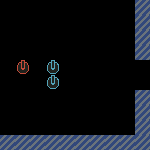

Tiled map render using the project's own tile images. Description and the whole map definition, tile-layer contents included, below:
An orthogonal 10x10 tile map with 15x15 px tiles, 1 tile layer (Layer).

<map version="1.2" tiledversion="1.2.4" orientation="orthogonal" renderorder="right-down" width="10" height="10" tilewidth="15" tileheight="15" infinite="0" nextlayerid="8" nextobjectid="8">
 <tileset firstgid="1" source="tileset.tsx" />
 <layer id="7" name="Layer" width="10" height="10">
  <data encoding="csv">
0,0,0,0,0,0,0,0,0,4,
0,0,0,0,0,0,0,0,0,4,
0,0,0,0,0,0,0,0,0,4,
0,0,0,0,0,0,0,0,0,4,
0,5,0,6,0,0,0,0,0,0,
0,0,0,6,0,0,0,0,0,0,
0,0,0,0,0,0,0,0,0,4,
0,0,0,0,0,0,0,0,0,4,
0,0,0,0,0,0,0,0,0,4,
4,4,4,4,4,4,4,4,4,4
</data>
 </layer>
</map>